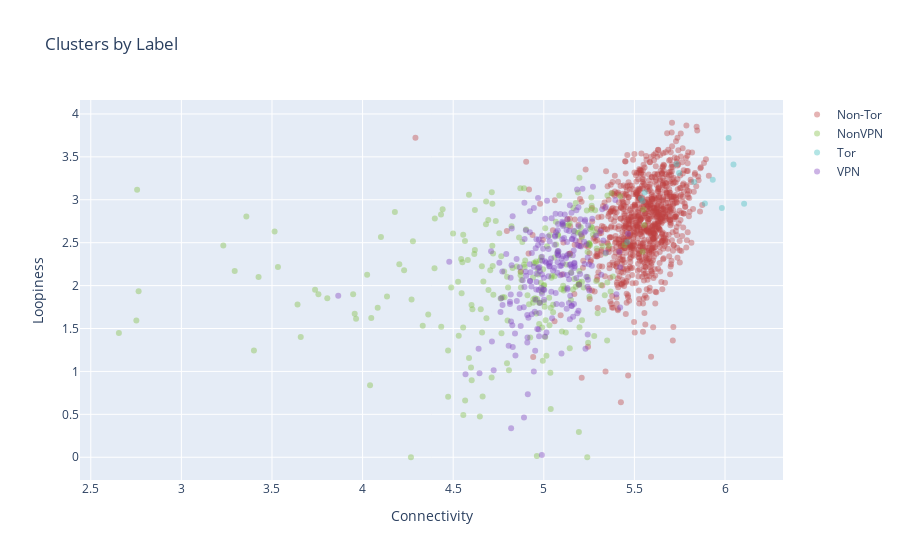

The cell this chart's notebook holds for it:
### Code cell
topology_data_td1 = show_clusters_by_label_2D_tda(traffic_dataset_1['Dataset'], target_label='Traffic Type', title='Clusters by Label', n_points=100, allow_partial=True)

### Figure 1 — Plotly figure (JSON) as saved in the notebook; plotly's stock layout.template omitted (floating-point values rounded to 4 significant figures; data arrays with more than 128 entries replaced by an {"elided": "..."} marker saying what was removed)
{"data": [{"marker": {"color": "rgba(191.25, 63.75, 63.75, 0.4)"}, "mode": "markers", "name": "Non-Tor", "type": "scatter", "x": {"elided": "933 float values"}, "y": {"elided": "933 float values"}}, {"marker": {"color": "rgba(127.50000000000003, 191.25, 63.75, 0.4)"}, "mode": "markers", "name": "NonVPN", "type": "scatter", "x": {"elided": "238 float values"}, "y": {"elided": "238 float values"}}, {"marker": {"color": "rgba(63.75, 191.24999999999997, 191.25, 0.4)"}, "mode": "markers", "name": "Tor", "type": "scatter", "x": [5.83, 5.732, 5.889, 6.047, 6.02, 5.747, 5.557, 6.105, 5.983, 5.46, 5.545, 5.932, 5.536], "y": [3.208, 3.417, 2.957, 3.412, 3.721, 3.312, 3.084, 2.953, 2.903, 2.509, 2.986, 3.233, 3.016]}, {"marker": {"color": "rgba(127.49999999999994, 63.75, 191.25, 0.4)"}, "mode": "markers", "name": "VPN", "type": "scatter", "x": {"elided": "229 float values"}, "y": {"elided": "229 float values"}}], "layout": {"title": {"text": "Clusters by Label"}, "xaxis": {"ticklen": 5, "title": {"text": "Connectivity"}, "zeroline": false}, "yaxis": {"ticklen": 5, "title": {"text": "Loopiness"}, "zeroline": false}}}
